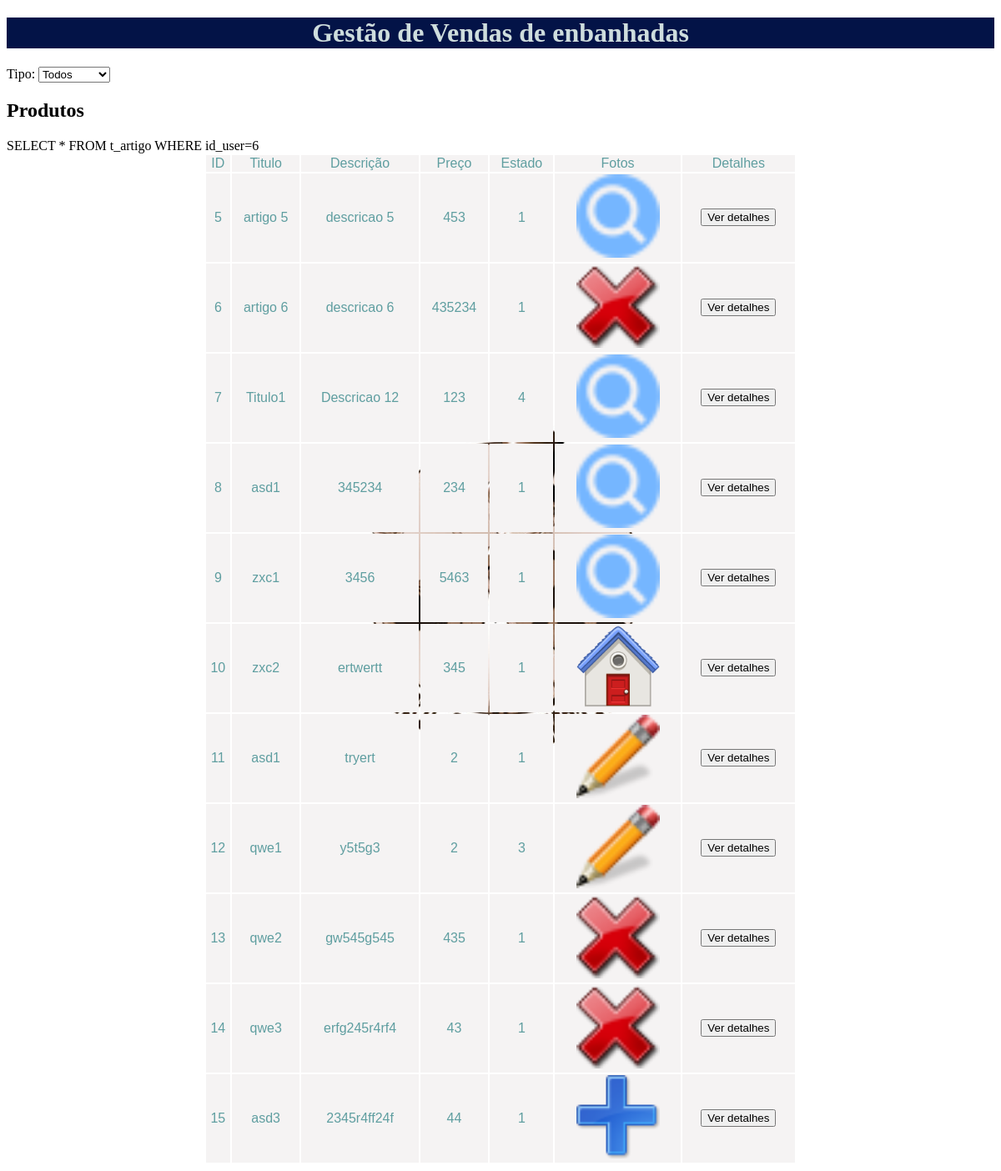
/historico.php (signed in), run on the app's committed database.
### tables this page shows
CREATE TABLE `t_artigo` (
  `id` int(11) NOT NULL,
  `id_user` int(11) NOT NULL,
  `cat` int(11) NOT NULL,
  `subcat` int(11) NOT NULL,
  `titulo` varchar(50) NOT NULL,
  `descricao` varchar(255) NOT NULL,
  `preco` float NOT NULL,
  `estado` int(11) NOT NULL,
  `foto1` varchar(50) NOT NULL,
  `foto2` varchar(50) NOT NULL,
  `foto3` varchar(50) NOT NULL,
  `vendido` int(11) NOT NULL
);

### historico.php (the view, shortened to what this page needs)
<!DOCTYPE html>
<html>
    <head>
        <link href="recursos/style/style.css" rel="stylesheet" type="text/css">
    </head>
    <body>
        <h1>Gestão de Vendas de enbanhadas</h1>
        <?php
        include 'includes/liga_bd.php';
        $tipo=$_POST['tipo'];
        ?>
        <form action="historico.php" id="f1" method="post">
            Tipo: <select name="tipo" id="tipo" onchange="this. form.submit();">
            <option value="0" <?php if ($tipo==0) echo "selected"; ?>> Todos</option>
        </select>
    </form>
    <h2>Produtos </h2>
    <table>
        <tr>
            <td>ID</td>
            <td>Titulo</td>
            <td>Descrição</td>
            <td>Preço</td>
            <td>Estado</td>
            <td> Fotos</td>
            <td>Detalhes</td>
        </tr>
        <?php
         $sql ="";
        if ($_POST['tipo']==0)
            $sql = "SELECT * FROM t_artigo WHERE id_user=".$_SESSION['id'];
            $resultado = mysqli_query($ligacao, $sql) or die(mysqli_error($ligacao));
            while($linha = mysqli_fetch_assoc($resultado)){
                echo "<tr><td>".$linha['id']."</td><td>".$linha['titulo']."</td><td>".$linha['descricao']."</td>";
                echo "<td>" .$linha['preco']."</td><td>".$linha['estado']."</td>";
                echo "<td><img src='artigos/".$linha['foto1']."' width='100'></td><td>";
                ?>
    <form action="historico2.php" id="f1" method="post" >
    <input type="submit" value="Ver detalhes">
    </form>
    </td>
    </tr>
    <?php
}
?>
</table>
</body>
</html>

### recursos/style/style.css (style rules this page uses)
body { background-image: url("/v0068/pics/estrela4.jpg"); background-position: center; background-repeat: no-repeat; position: relative; }
table { width: 60%; margin-left: auto; margin-right: auto; }
td { text-align: center; font: size 14px; color:cadetblue; background-color: rgb(245, 243, 243); font-family: Verdana, Geneva, Tahoma, sans-serif; }
h1 { background-color: rgb(3, 19, 71); color:rgb(206, 221, 221); text-align: center; }

### data on the page
t_artigo: id "5", titulo "artigo 5", descricao "descricao 5", preco "453", estado "1", foto1 (picture)
t_artigo: id "6", titulo "artigo 6", descricao "descricao 6", preco "435234", estado "1", foto1 (picture)
t_artigo: id "7", titulo "Titulo1", descricao "Descricao 12", preco "123", estado "4", foto1 (picture)
t_artigo: id "8", titulo "asd1", descricao "345234", preco "234", estado "1", foto1 (picture)
t_artigo: id "9", titulo "zxc1", descricao "3456", preco "5463", estado "1", foto1 (picture)
t_artigo: id "10", titulo "zxc2", descricao "ertwertt", preco "345", estado "1", foto1 (picture)
t_artigo: id "11", titulo "asd1", descricao "tryert", preco "2", estado "1", foto1 (picture)
t_artigo: id "12", titulo "qwe1", descricao "y5t5g3", preco "2", estado "3", foto1 (picture)
t_artigo: id "13", titulo "qwe2", descricao "gw545g545", preco "435", estado "1", foto1 (picture)
t_artigo: id "14", titulo "qwe3", descricao "erfg245r4rf4", preco "43", estado "1", foto1 (picture)
t_artigo: id "15", titulo "asd3", descricao "2345r4ff24f", preco "44", estado "1", foto1 (picture)
